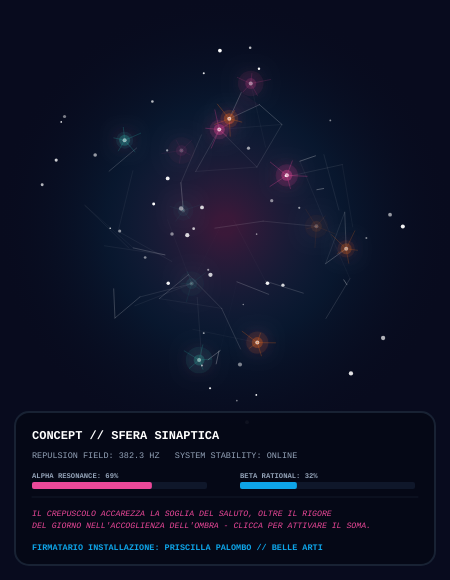
Frame 1 (no input)
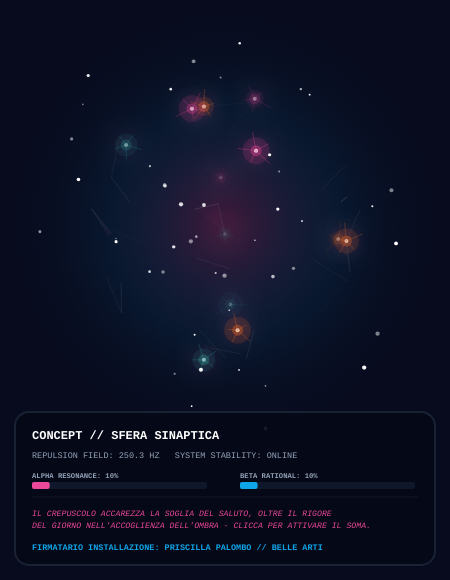
Frame 60 (no input)
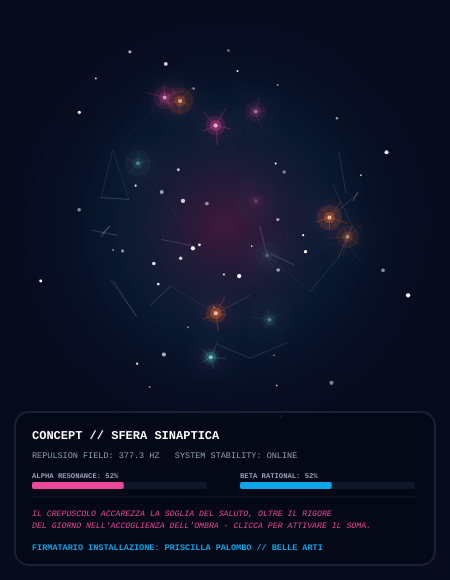
Frame 120 (the mouse pressed at the canvas centre since frame 60)

The p5.js sketch that drew these frames (run headless with seeded random() and noise() and a simulated clock; from frame 60 on, the mouse is pressed at the canvas centre):

// p5.js sketch
// ── sketch.js
/*
  ✦ GENERATIVE SYNAPTIC ARTWORK - SUPREME P5.JS PORT FOR ORAL EXAM ✦
  Creato per l'esame di Priscilla Palombo.
  
  Questo file contiene l'algoritmo d'avanguardia della Sfera Sinaptica,
  riscritta interamente in pura grafica 2D proiettata manualmente in 3D con profondità.
  
  INTERAZIONE:
  - Muovi il mouse sulla tela per alterare la polarità biologica (Alpha/Beta).
  - Clicca sulla tela per scatenare un impulso "Potenziale d'Azione" (Action Potential)
    con onda d'onda d'urto elettromagnetica che altera gli stati delle connessioni!
*/

let spherePoints = [];
let sphereRadius = 135;
let particles = [];
let resonanceFreq = 340.0;
let alphaResonance = 0.75;
let betaRational = 0.35;

// Array per gestire gli impulsi elettrici attivi (scatenati dal click)
let actionPotentials = [];

function setup() {
  createCanvas(450, 580);
  angleMode(RADIANS);
  
  // 1. Inizializzazione dei nodi sferici (calcolo trigonometrico 3D distribuito)
  for (let i = 0; i < 90; i++) {
    let theta = acos(random(-1, 1));
    let phi = random(TWO_PI);
    spherePoints.push({
      x: sin(theta) * cos(phi),
      y: sin(theta) * sin(phi),
      z: cos(theta),
      id: i,
      pulseSpeed: random(0.02, 0.07),
      pulseOffset: random(TWO_PI)
    });
  }

  // 2. Inizializza i nodi sinaptici orbitanti di sfondo
  for (let i = 0; i < 45; i++) {
    particles.push({
      angle: random(TWO_PI),
      distance: random(20, 205),
      speed: random(0.001, 0.005) * (random() > 0.5 ? 1 : -1),
      size: random(1.5, 4.5),
      pulse: random(TWO_PI)
    });
  }
}

function draw() {
  // Sfondo scuro e profondo (Cosmico)
  background(8, 11, 30);
  
  let centerX = width / 2;
  let centerY = 225; // Centrata in alto per fare spazio al pannello informativo HUD
  
  // 1. INPUT DINAMICO: Controlla se il mouse è sopra il canvas
  if (mouseX >= 0 && mouseX <= width && mouseY >= 0 && mouseY <= height) {
    // Transizione fluida verso i valori del mouse (effetto magnetico)
    let targetAlpha = map(mouseX, 0, width, 0.1, 0.95);
    let targetBeta = map(mouseY, 0, height, 0.1, 0.95);
    alphaResonance = lerp(alphaResonance, targetAlpha, 0.1);
    betaRational = lerp(betaRational, targetBeta, 0.1);
  } else {
    // Oscillazioni organiche autonome in assenza dell'utente
    alphaResonance = lerp(alphaResonance, 0.55 + 0.3 * sin(frameCount * 0.012), 0.05);
    betaRational = lerp(betaRational, 0.45 + 0.3 * cos(frameCount * 0.008), 0.05);
  }
  
  // Aggiorna l'indice di frequenza basato sui parametri correnti
  resonanceFreq = 220 + (alphaResonance * 180) + (betaRational * 120);

  // Aggiorna e ripulisce gli impulsi ondulatori del click
  for (let i = actionPotentials.length - 1; i >= 0; i--) {
    actionPotentials[i].radius += actionPotentials[i].speed;
    actionPotentials[i].life -= 0.02; // sfuma gradualmente
    if (actionPotentials[i].life <= 0) {
      actionPotentials[i].radius = 0;
      actionPotentials.splice(i, 1);
    }
  }

  // A. AREA LUMINOSA DI SFONDO (Aura e profondità cellulare)
  let auraGradient = drawingContext.createRadialGradient(centerX, centerY, 10, centerX, centerY, 230);
  auraGradient.addColorStop(0, 'rgba(236, 72, 153, 0.22)'); // Rosa caldo neon (Alpha)
  auraGradient.addColorStop(0.5, 'rgba(14, 165, 233, 0.08)'); // Tocco azzurro/celeste (Beta)
  auraGradient.addColorStop(1, 'rgba(8, 11, 30, 0)');
  
  drawingContext.fillStyle = auraGradient;
  noStroke();
  ellipse(centerX, centerY, 460, 460);

  // Tempo sincronizzato per l'animazione di oscillazione
  let t = frameCount * 0.006;

  // B. CALCOLO E PROIEZIONE 3D INTERATTIVA SUL CAMPO 2D
  push();
  translate(centerX, centerY);
  
  // Rotazione angolare tridimensionale guidata dal tempo e dal mouse
  let rY = t * 0.9;
  let rX = t * 0.5;
  
  let projectedPoints = [];
  for (let pt of spherePoints) {
    // Rotazione asse Y
    let x1 = pt.x * cos(rY) - pt.z * sin(rY);
    let z1 = pt.x * sin(rY) + pt.z * cos(rY);
    
    // Rotazione asse X
    let y2 = pt.y * cos(rX) - z1 * sin(rX);
    let z2 = pt.y * sin(rX) + z1 * cos(rX);
    
    // Deformazione cardiaca/sinaptica sinusoidale (Risonanza Organica)
    let waveOffset = sin(pt.id * 0.2 + t * 4) * 0.12 * alphaResonance;
    
    // Distorsione indotta se investito dall'onda del Potenziale d'azione
    let shockwavePush = 0;
    for (let ap of actionPotentials) {
      let dx = x1 * sphereRadius;
      let dy = y2 * sphereRadius;
      let dFromClickOrigin = dist(dx, dy, ap.x, ap.y);
      let distDiff = abs(dFromClickOrigin - ap.radius);
      if (distDiff < 30) {
        shockwavePush = map(distDiff, 0, 30, 0.28 * ap.life, 0);
      }
    }
    
    let rCur = sphereRadius * (1.0 + waveOffset + shockwavePush);
    
    projectedPoints.push({
      x: x1 * rCur,
      y: y2 * rCur,
      z: z2,
      id: pt.id
    });
  }

  // C. DISEGNO DEI FILAMENTI ASSONICI CHE DIRAMANO (Image 2 Style - Glowing Axons)
  noFill();
  let dendriteCount = Math.floor(14 + (alphaResonance * 16) + (betaRational * 8));
  for (let d = 0; d < dendriteCount; d++) {
    let baseAngle = map(d, 0, dendriteCount, 0, TWO_PI) + (t * 0.4);
    
    beginShape();
    let steps = 15;
    for (let s = 0; s < steps; s++) {
      let stepProgress = s / (steps - 1);
      let currentDist = stepProgress * (sphereRadius * 2.1);
      
      // Calcolo del percorso sinuoso guidato da p5 noise + attrazione magnetica verso il mouse
      let noiseVal = noise(d * 12 + sin(stepProgress * 1.5), stepProgress * 1.5 - t * 2.0) - 0.5;
      
      // Calcola l'angolo d'attrazione verso il mouse se presente all'interno del cerchio
      let angle = baseAngle + (noiseVal * 1.8 * (0.35 + alphaResonance * 0.65));
      
      // Se c'è un impulso elettrico cliccato, l'assonome pulsa ritmicamente
      let clickWaveMod = 1.0;
      for (let ap of actionPotentials) {
        let waveDist = abs(currentDist - ap.radius);
        if (waveDist < 45) {
          clickWaveMod += map(waveDist, 0, 45, 0.4 * ap.life, 0);
        }
      }
      
      let dx = cos(angle) * currentDist * clickWaveMod;
      let dy = sin(angle) * currentDist * clickWaveMod;
      
      // Fusione colore: Arancione Copper/Neon al centro, Celeste Spaziale alle estremità
      let colCopper = color(249, 115, 22);
      let colCyan = color(14, 165, 233);
      let blendCol = lerpColor(colCopper, colCyan, stepProgress);
      
      let edgeFade = sin(stepProgress * PI);
      let lineAlpha = edgeFade * 135 * (0.45 + alphaResonance * 0.55);
      
      stroke(red(blendCol), green(blendCol), blue(blendCol), lineAlpha);
      strokeWeight((1.15 - stepProgress * 0.55) * clickWaveMod);
      vertex(dx, dy);
    }
    endShape();
  }

  // D. COSTRUZIONE DI TRIANGOLI DI RETICOLO GENERATIVO (Image 1 Style - Crystalline Constellations)
  let maxWires = Math.min(projectedPoints.length, 75);
  let faceChance = 0.3 + (betaRational * 0.45);
  
  for (let k = 0; k < maxWires; k++) {
    let pA = projectedPoints[k];
    
    for (let m = k + 1; m < Math.min(k + 4, maxWires); m++) {
      let pB = projectedPoints[m];
      let dAB = dist(pA.x, pA.y, pB.x, pB.y);
      
      if (dAB < 55) {
        for (let n = m + 1; n < Math.min(m + 4, maxWires); n++) {
          let pC = projectedPoints[n];
          let dBC = dist(pB.x, pB.y, pC.x, pC.y);
          let dAC = dist(pA.x, pA.y, pC.x, pC.y);
          
          if (dBC < 55 && dAC < 55 && random(1) < faceChance) {
            noStroke();
            let avgZ = (pA.z + pB.z + pC.z) / 3.0;
            let opacity = map(avgZ, -1, 1, 3, 24);
            
            if (alphaResonance > betaRational) {
              fill(236, 72, 153, opacity * 0.85); // Bagliore Caldo Rosa
            } else {
              fill(139, 192, 255, opacity * 0.8);  // Bagliore Stellare Celeste
            }
            triangle(pA.x, pA.y, pB.x, pB.y, pC.x, pC.y);
          }
        }
      }
    }
  }

  // E. DISEGNO DEI COLLEGAMENTI ASSONICI AD AGO (Linee di Rete Sottili)
  strokeWeight(0.75);
  for (let k = 0; k < maxWires; k++) {
    let pA = projectedPoints[k];
    for (let m = k + 1; m < Math.min(k + 4, maxWires); m++) {
      let pB = projectedPoints[m];
      let d = dist(pA.x, pA.y, pB.x, pB.y);
      let threshold = 50 + (alphaResonance * 35);
      
      // Le onde d'urto del click aumentano temporaneamente a dismura il range delle connessioni
      for (let ap of actionPotentials) {
        let avgD = (dist(pA.x, pA.y, ap.x, ap.y) + dist(pB.x, pB.y, ap.x, ap.y)) / 2;
        if (abs(avgD - ap.radius) < 25) {
          threshold += 40 * ap.life;
        }
      }
      
      if (d < threshold) {
        let opacity = map(d, 0, threshold, 140 * (0.35 + alphaResonance * 0.65), 0);
        stroke(255, 255, 255, opacity);
        line(pA.x, pA.y, pB.x, pB.y);
      }
    }
  }

  // F. DISEGNO DEI CORPI CELLULARI NEURONALI VIBRANTI (Image 3 Style - Somi e Spore)
  drawingContext.shadowBlur = 15;
  drawingContext.shadowColor = 'rgba(236, 72, 153, 0.65)';
  
  for (let i = 0; i < projectedPoints.length; i++) {
    let val = projectedPoints[i];
    
    // Disegna solo una parte per pulizia visiva, privilegiando quelli davanti (z superiore)
    if (i % 8 === 0) {
      let isFront = val.z > -0.2;
      let depthOpacity = map(val.z, -1, 1, 35, 255);
      
      let cellColor = color(236, 72, 153); // Colore Rosa Neon
      if (i % 24 === 0) {
        cellColor = color(249, 115, 22);  // Arancione caldo Copper (Image 3)
      } else if (i % 16 === 0) {
        cellColor = color(45, 212, 191);   // Verde Smeraldo / Teal
      }
      
      let rColors = red(cellColor);
      let gColors = green(cellColor);
      let bColors = blue(cellColor);
      
      // 1. Concentrated Cell Halos (Aloni luminosi)
      noStroke();
      fill(rColors, gColors, bColors, depthOpacity * 0.16);
      ellipse(val.x, val.y, 22 + sin(t * 5 + i) * 5, 22 + sin(t * 5 + i) * 5);
      fill(rColors, gColors, bColors, depthOpacity * 0.4);
      ellipse(val.x, val.y, 11, 11);
      
      // 2. High brightness Nucleo
      fill(255, 255, 255, depthOpacity * 0.95);
      ellipse(val.x, val.y, 4, 4);
      
      // 3. Spiky Neurites (micro-spine sottili dei neuroni biologici)
      stroke(rColors, gColors, bColors, depthOpacity * 0.55);
      strokeWeight(0.6);
      let spikes = 5;
      for (let s = 0; s < spikes; s++) {
        let sAngle = map(s, 0, spikes, 0, TWO_PI) + (t * 2) + i;
        let sLength = 8 + noise(i, s) * 12 * (1.0 + alphaResonance * 0.4);
        line(val.x, val.y, val.x + cos(sAngle) * sLength, val.y + sin(sAngle) * sLength);
      }
    }
  }
  
  // G. RAPPRESENTAZIONE GRAFICA VISIBILE DELL'ONDA DEL POTENZIALE D'AZIONE (Click wave ripple ring)
  for (let ap of actionPotentials) {
    noFill();
    stroke(255, 255, 255, ap.life * 180);
    strokeWeight(1.5 + ap.life * 2.5);
    drawingContext.shadowBlur = 20;
    drawingContext.shadowColor = 'rgba(14, 165, 233, 0.9)';
    ellipse(ap.x, ap.y, ap.radius * 2, ap.radius * 2);
  }
  
  // Ripristina l'effetto Glow a zero per non appesantire il rendering del testo
  drawingContext.shadowBlur = 0;

  // H. NODI COGNITIVI ESTERNI ORBITANTI
  for (let p of particles) {
    p.angle += p.speed;
    p.pulse += 0.04;
    
    let animatedDistance = p.distance * (1 + sin(p.pulse) * 0.025);
    let px = cos(p.angle) * animatedDistance;
    let py = sin(p.angle) * animatedDistance;
    
    let brightness = map(sin(p.pulse), -1, 1, 120, 255);
    fill(255, 255, 255, brightness);
    noStroke();
    ellipse(px, py, p.size, p.size);
  }
  pop();
  
  // 4. DISEGNA L'INTERFACCIA INFORMATIVA INFERIORE (HUD)
  fill(5, 8, 22, 235); // Sfondo scuro semitrasparente
  stroke(30, 41, 59, 200); // Bordo metallico
  strokeWeight(2);
  rect(15, 412, width - 30, 153, 14);
  
  noStroke();
  fill(255);
  textFont('monospace');
  
  // Titolo HUD con stile neon
  textSize(12);
  textStyle(BOLD);
  fill(255);
  text("CONCEPT // SFERA SINAPTICA", 32, 439);
  
  // Indicatori Metrici Dinamici dipendenti da MouseX e MouseY
  textSize(8.5);
  textStyle(NORMAL);
  fill(148, 163, 184); // slate-400
  text("REPULSION FIELD: " + (resonanceFreq.toFixed(1)) + " HZ   SYSTEM STABILITY: ONLINE", 32, 458);
  
  // 5. GAUGES INTERATTIVI ANIMATI SUL CANVAS (Progress Bars per Alpha e Beta)
  drawHUDGauge(32, 472, 175, 7, alphaResonance, "ALPHA RESONANCE", color(236, 72, 153)); // Rosa (Alpha)
  drawHUDGauge(240, 472, 175, 7, betaRational, "BETA RATIONAL", color(14, 165, 233));    // Celeste (Beta)

  // Separatore d'aspetto HUD
  stroke(30, 41, 59, 130);
  strokeWeight(1);
  line(32, 497, width - 32, 497);
  
  // Citazione poetica dinamica
  noStroke();
  textStyle(ITALIC);
  fill(236, 72, 153); // Rosa Neon
  textSize(8.2);
  text("IL CREPUSCOLO ACCAREZZA LA SOGLIA DEL SALUTO, OLTRE IL RIGORE", 32, 516);
  text("DEL GIORNO NELL'ACCOGLIENZA DELL'OMBRA - CLICCA PER ATTIVARE IL SOMA.", 32, 528);
  
  // Autore e Firma
  fill(14, 165, 233); // Celeste Cielo
  textStyle(BOLD);
  textSize(8.5);
  text("FIRMATARIO INSTALLAZIONE: PRISCILLA PALOMBO // BELLE ARTI", 32, 550);
}

// Funzione ausiliaria per mappare i progressi ed i valori sulla barra HUD
function drawHUDGauge(x, y, w, h, val, label, col) {
  noStroke();
  fill(15, 23, 42); // Sfondo barra scuro
  rect(x, y + 10, w, h, 2);
  
  fill(col);
  rect(x, y + 10, w * val, h, 2);
  
  // Scritta etichetta sopra la barra
  fill(148, 163, 184);
  textSize(7.2);
  textStyle(BOLD);
  text(label + ": " + (val * 100).toFixed(0) + "%", x, y + 6);
}

// Interazione click: sprigiona un Potenziale d'azione sulla sfera
function mousePressed() {
  if (mouseX >= 0 && mouseX <= width && mouseY >= 0 && mouseY <= height) {
    // Calcola le coordinate relative all'origine centrata della sfera (centerX, centerY)
    let rx = mouseX - width / 2;
    let ry = mouseY - 225;
    
    actionPotentials.push({
      x: rx,
      y: ry,
      radius: 5,
      speed: 7.5,
      life: 1.0
    });
  }
}
